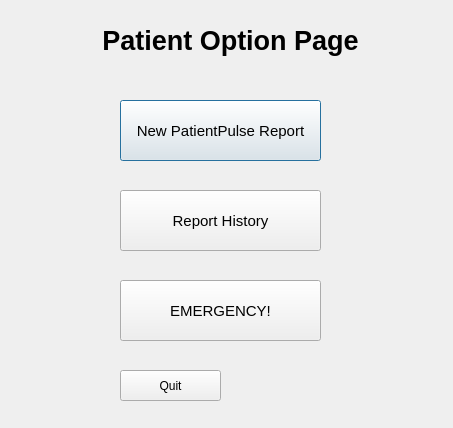
<?xml version="1.0" encoding="UTF-8"?>
<ui version="4.0">
 <class>PatientOptionPage</class>
 <widget class="QDialog" name="PatientOptionPage">
  <property name="geometry">
   <rect>
    <x>0</x>
    <y>0</y>
    <width>453</width>
    <height>428</height>
   </rect>
  </property>
  <property name="windowTitle">
   <string>Dialog</string>
  </property>
  <widget class="QLabel" name="label">
   <property name="geometry">
    <rect>
     <x>40</x>
     <y>10</y>
     <width>381</width>
     <height>61</height>
    </rect>
   </property>
   <property name="text">
    <string>&lt;html&gt;&lt;head/&gt;&lt;body&gt;&lt;p align=&quot;center&quot;&gt;&lt;span style=&quot; font-size:20pt; font-weight:600;&quot;&gt;Patient Option Page&lt;/span&gt;&lt;/p&gt;&lt;/body&gt;&lt;/html&gt;</string>
   </property>
  </widget>
  <widget class="QPushButton" name="newReportButton">
   <property name="geometry">
    <rect>
     <x>120</x>
     <y>100</y>
     <width>201</width>
     <height>61</height>
    </rect>
   </property>
   <property name="font">
    <font>
     <pointsize>11</pointsize>
    </font>
   </property>
   <property name="text">
    <string>New PatientPulse Report</string>
   </property>
  </widget>
  <widget class="QPushButton" name="reportHistoryButton">
   <property name="geometry">
    <rect>
     <x>120</x>
     <y>190</y>
     <width>201</width>
     <height>61</height>
    </rect>
   </property>
   <property name="font">
    <font>
     <pointsize>11</pointsize>
    </font>
   </property>
   <property name="text">
    <string>Report History</string>
   </property>
  </widget>
  <widget class="QPushButton" name="emergencyButton">
   <property name="geometry">
    <rect>
     <x>120</x>
     <y>280</y>
     <width>201</width>
     <height>61</height>
    </rect>
   </property>
   <property name="font">
    <font>
     <pointsize>11</pointsize>
    </font>
   </property>
   <property name="text">
    <string>EMERGENCY!</string>
   </property>
  </widget>
  <widget class="QPushButton" name="quitButton">
   <property name="geometry">
    <rect>
     <x>120</x>
     <y>370</y>
     <width>101</width>
     <height>31</height>
    </rect>
   </property>
   <property name="text">
    <string>Quit</string>
   </property>
  </widget>
 </widget>
 <resources/>
 <connections/>
</ui>
